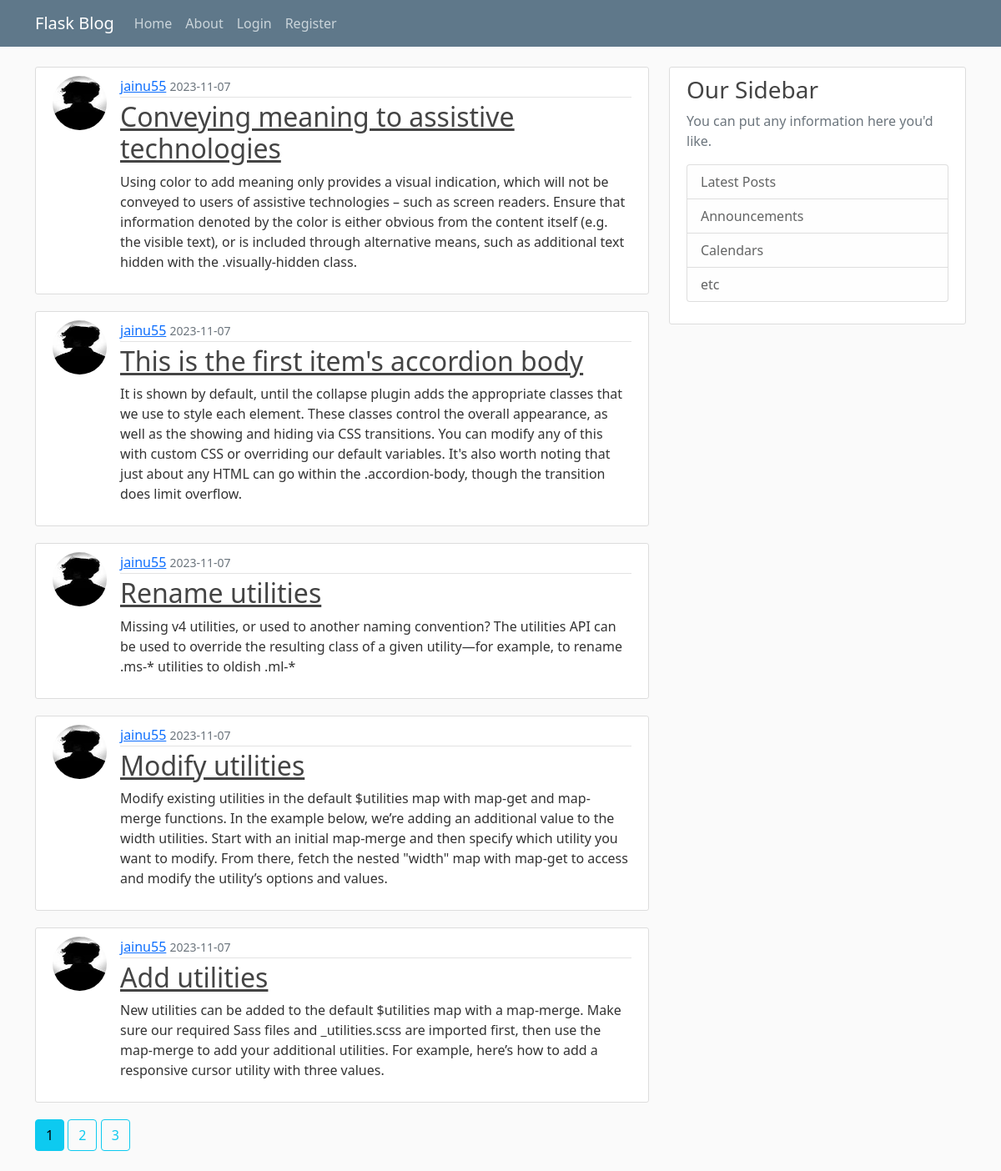
The page /home on the database its author committed.
### flaskblog/models.py (models this page shows, shortened)
class Post(db.Model):
    id =db.Column(db.Integer, primary_key=True)
    title = db.Column(db.String(100),nullable=False)
    date_posted = db.Column(db.DateTime, nullable=True, default=datetime.utcnow)
    content = db.Column(db.Text, nullable=False)
    user_id = db.Column(db.Integer, db.ForeignKey('user.id'), nullable=False)

class User(db.Model, UserMixin):
    id=db.Column(db.Integer, primary_key=True)
    username=db.Column(db.String(20), unique=True, nullable=False)
    email=db.Column(db.String(120), unique=True, nullable=False)
    image_file = db.Column(db.String(20), nullable=True, default='default.jpg')
    password = db.Column(db.String(60), nullable=False)
    posts = db.relationship('Post', backref='author', lazy=True)

### flaskblog/routes.py (the view)
@app.route("/")
@app.route("/home")
def home():
    page = request.args.get('page', 1, type=int)
    posts = Post.query.order_by(Post.date_posted.desc()).paginate(page=page, per_page=5)
    return render_template('home.html',posts=posts)

### flaskblog/templates/home.html
{% extends "layout.html" %}
{% block content %}
{% for post in posts.items  %}
<article class="media content-section d-flex">
  <div>
    <img class='rounded-circle article-img' src="{{ url_for('static', filename='profile_pics/'+ post.author.image_file)}}"/>
  </div>
  <div class="media-body">
    <div class="article-metadata">
      <a class="mr-2" href="{{ url_for('user_posts', username=post.author.username) }}">{{ post.author.username }}</a>
      <small class="text-muted">{{ post.date_posted.strftime('%Y-%m-%d') }}</small>
    </div>
    <h2><a class="article-title" href="{{ url_for('post', post_id=post.id)}}">{{ post.title }}</a></h2>
    <p class="article-content">{{ post.content }}</p>
  </div>
</article>
{% endfor %}
{% for page_num in posts.iter_pages(left_edge=1, right_edge=1, left_current=1, right_current=2) %}
      {% if page_num %}
        {% if posts.page == page_num %}
          <a class="btn btn-info mb-4" href="{{ url_for('home', page=page_num) }}">{{ page_num }}</a>
        {% else %}
          <a class="btn btn-outline-info mb-4" href="{{ url_for('home', page=page_num) }}">{{ page_num }}</a>
        {% endif %}
      {% else %}
        ...
      {% endif %}
    {% endfor %}
{% endblock content %}

### flaskblog/templates/layout.html (shortened to what this page needs)
<!doctype html>
<html lang="en">
  <head>
    <link href="https://cdn.jsdelivr.net/npm/bootstrap@5.0.2/dist/css/bootstrap.min.css" rel="stylesheet">
    <link rel="stylesheet" type="text/css" href="{{ url_for('static', filename='main.css') }}">
  </head>
  <body>
    <header class="site-header">
        <nav class="navbar navbar-expand-md navbar-dark bg-steel fixed-top">
          <div class="container">
            <a class="navbar-brand mr-4" href="/">Flask Blog</a>
            <div class="collapse navbar-collapse" id="navbarToggle">
              <div class="navbar-nav mr-auto">
                <a class="nav-item nav-link" href="{{ url_for('home') }}">Home</a>
                <a class="nav-item nav-link" href="/about">About</a>
              </div>
              <div class="navbar-nav">
                {% if current_user.is_authenticated %}
                <a class="nav-item nav-link" href="{{url_for('new_post')}}">NEW POST</a>
                <a class="nav-item nav-link" href="{{url_for('account')}}">account</a>
                <a class="nav-item nav-link" href="{{url_for('logout')}}">logout</a>
                {% else %}
                <a class="nav-item nav-link" href="{{url_for('login')}}">Login</a>
                <a class="nav-item nav-link" href="{{url_for('register')}}">Register</a>
                {% endif %}
              </div>
            </div>
          </div>
        </nav>
      </header>
      <main role="main" class="container ">
        <div class="row">
          <div class="col-md-8">
            {% block content %} {% endblock content %}
          </div>
          <div class="col-md-4">
            <div class="content-section">
              <h3>Our Sidebar</h3>
              <p class='text-muted'>You can put any information here you'd like.
                <ul class="list-group">
                  <li class="list-group-item list-group-item-light">Latest Posts</li>
                  <li class="list-group-item list-group-item-light">Announcements</li>
                  <li class="list-group-item list-group-item-light">Calendars</li>
                  <li class="list-group-item list-group-item-light">etc</li>
                </ul>
              </p>
            </div>
          </div>
        </div>
      </main>
  </body>
</html>

### flaskblog/static/main.css (style rules this page uses)
body { background: #fafafa; color: #333333; margin-top: 5rem; }
h1, h2, h3, h4, h5, h6 { color: #444444; }
.bg-steel { background-color: #5f788a; }
.site-header .navbar-nav .nav-link { color: #cbd5db; }
.content-section { background: #ffffff; padding: 10px 20px; border: 1px solid #dddddd; border-radius: 3px; margin-bottom: 20px; }
.article-title { color: #444444; }
.article-content { white-space: pre-line; }
.article-img { height: 65px; width: 65px; margin-right: 16px; }
.article-metadata { padding-bottom: 1px; margin-bottom: 4px; border-bottom: 1px solid #e3e3e3 }

### rows shown on the page
Post: image_file (picture), author.username "jainu55", date_posted "2023-11-07", title "Conveying meaning to assistive technologies", content "Using color to add meaning only provides a visual indication, which will not be conveyed to users of assistive technologies – such as screen readers. Ensure that information denoted by the color is either obvious from the content itself (e.g. the visible text), or is included through alternative means, such as additional text hidden with the .visually-hidden class."
Post: image_file (picture), author.username "jainu55", date_posted "2023-11-07", title "This is the first item's accordion body", content "It is shown by default, until the collapse plugin adds the appropriate classes that we use to style each element. These classes control the overall appearance, as well as the showing and hiding via CSS transitions. You can modify any of this with custom CSS or overriding our default variables. It's also worth noting that just about any HTML can go within the .accordion-body, though the transition does limit overflow."
Post: image_file (picture), author.username "jainu55", date_posted "2023-11-07", title "Rename utilities", content "Missing v4 utilities, or used to another naming convention? The utilities API can be used to override the resulting class of a given utility—for example, to rename .ms-* utilities to oldish .ml-*"
Post: image_file (picture), author.username "jainu55", date_posted "2023-11-07", title "Modify utilities", content "Modify existing utilities in the default $utilities map with map-get and map-merge functions. In the example below, we’re adding an additional value to the width utilities. Start with an initial map-merge and then specify which utility you want to modify. From there, fetch the nested \"width\" map with map-get to access and modify the utility’s options and values."
Post: image_file (picture), author.username "jainu55", date_posted "2023-11-07", title "Add utilities", content "New utilities can be added to the default $utilities map with a map-merge. Make sure our required Sass files and _utilities.scss are imported first, then use the map-merge to add your additional utilities. For example, here’s how to add a responsive cursor utility with three values."

### other values the page prints
{{ page_num }} "1"
{{ page_num }} "2" "3"
